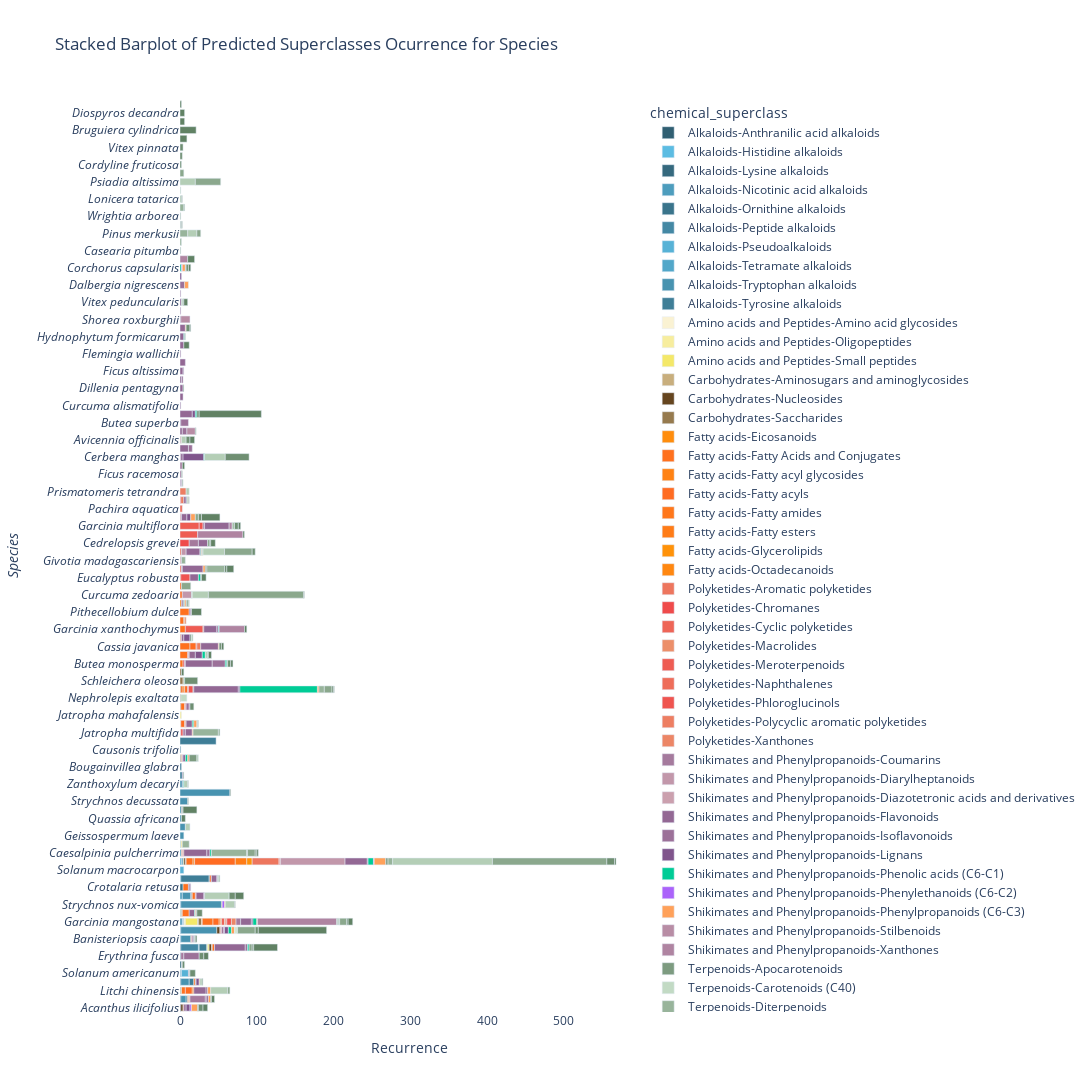

This figure's notebook cell:
### Markdown cell above
Generate une plot by species (samples) and the chemical class

### Code cell
# Define base colors for each Pathway

pathway_colors = {
    'Terpenoids': ('#618264', '#D0E7D2'),  # Green start and lighter green end
    'Alkaloids': ('#305F72', '#5CBCE2'),   # Blue start and lighter blue end  
    'Shikimates and Phenylpropanoids': ('#80558C', '#CBA0AE'),  # Purple start and lighter purple end
    'Polyketides': ('#EF4B4B', '#EC8F6A'),  # Red start and lighter purple end
    'Fatty acids': ('#FF6C22', '#FF9209'),  # Orange start and lighter purple end
    'Amino acids and Peptides': ('#F4E869', '#FAF2D3'),  # Yellow start and lighter purple end
    'Carbohydrates': ('#65451F','#C8AE7D')  # Brown start and lighter purple end
}

def interpolate_color(color1, color2, factor: float):
    """Interpolate between two colors"""
    color1 = np.array(mcolors.to_rgb(color1))
    color2 = np.array(mcolors.to_rgb(color2))
    return mcolors.to_hex((1 - factor) * color1 + factor * color2)

def generate_shades(pathway, num_shades):
    base_color, end_color = pathway_colors.get(pathway, ('gray', 'lightgray'))
    if num_shades == 1:
        return [base_color]  # Return the base color if only one shade is requested
    shades = []
    for i in range(num_shades):
        factor = i / (num_shades - 1)
        shades.append(interpolate_color(base_color, end_color, factor))
    return shades


# Step 1: Initialize an empty DataFrame to store all data
all_data = pd.DataFrame(columns=['organism_taxonomy_09species', 'chemical_superclass'])

# Step 2: Read data from all .tsv files in the output_folder
species_data_folder = os.path.join(output_folder, 'species_data')
for filename in os.listdir(species_data_folder):
    if filename.endswith(".tsv"):
        file_data = pd.read_csv(os.path.join(species_data_folder, filename), sep='\t')
        all_data = pd.concat([all_data, file_data])

# Step 3: Rename the "queried_taxaLabel" column to "species"
all_data.rename(columns={'organism_taxonomy_09species': 'species'}, inplace=True)

# Remove 'API Error-API Error' and 'Not Classified-Not Classified'
all_data = all_data[(all_data['chemical_superclass'] != 'API Error-API Error') & 
                    (all_data['chemical_superclass'] != 'Not Classified-Not Classified')]

def split_chemical_superclass(row):
    # Check if the value is a string before splitting
    if isinstance(row['chemical_superclass'], str):
        parts = row['chemical_superclass'].split('-')
        if len(parts) == 2:
            return parts[0], parts[1]  # Pathway and Superclass are present
        else:
            return parts[0], 'Unknown'  # Only Pathway is present, or the format is not as expected
    else:
        # Return default values if the entry is NaN or not a string
        return 'Unknown', 'Unknown'

# Apply the function to each row
all_data[['Pathway', 'superclass']] = all_data.apply(lambda row: split_chemical_superclass(row), axis=1, result_type='expand')

# Step 4: Process data for color mapping
color_map = {}
for pathway, superclasses in all_data.groupby('Pathway')['superclass'].unique().items():
    shades = generate_shades(pathway, len(superclasses))
    for superclass, shade in zip(superclasses, shades):
        color_map[f"{pathway}-{superclass}"] = shade

# Step 5: Group and aggregate data to calculate recurrence
agg_data = all_data.groupby(['species', 'chemical_superclass']).size().reset_index(name='recurrence')

# Step 6: Create the stacked barplot with the custom color palette
fig = px.bar(agg_data, y=agg_data['species'].apply(lambda x: f"<i>{x}</i>"), x='recurrence',
             title='Stacked Barplot of Predicted Superclasses Ocurrence for Species',
             labels={'recurrence': 'Recurrence'},
             color='chemical_superclass',
             color_discrete_map=color_map,
             category_orders={'chemical_superclass': sorted(agg_data['chemical_superclass'].unique())},
             orientation='h')

# Modify the y-axis label
fig.update_yaxes(title_text='<i>Species<i>')

# Set a white background
fig.update_layout(plot_bgcolor='white')

# Modify the size of the figure
fig.update_layout(width=1500, height=1500)

# Save the figure as an HTML file
fig.write_html(f'{output_folder}Wikidata_superclass_barplot_species.html')

# Show the figure
fig.show()
